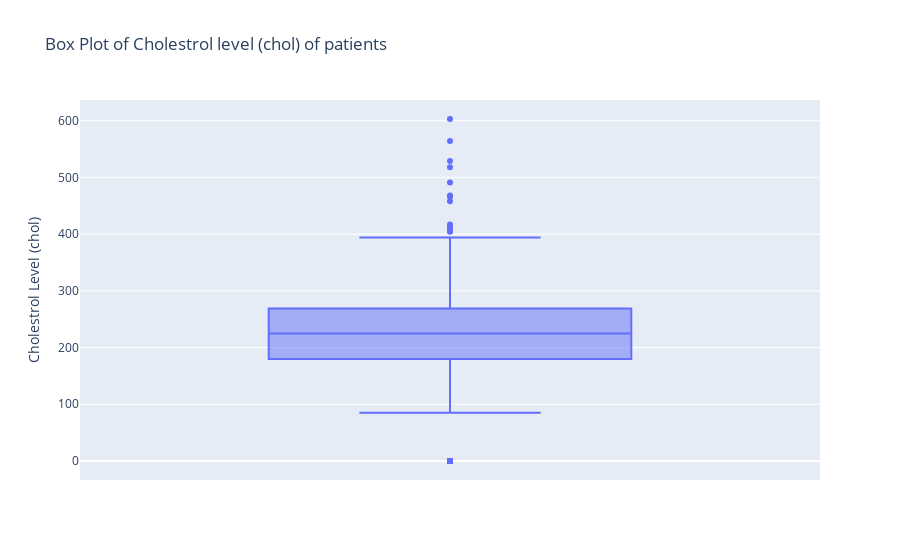

Notebook code for this chart:
### Code cell
# Let's view the cholestrol using interactive boxplot to find outliers
# Create a box plot
fig = px.box(df, y='chol', title='Box Plot of Cholestrol level (chol) of patients',
             labels={'chol': 'Cholestrol Level (chol)'})

# Show the plot
fig.show()

### Figure 1 — Plotly figure (JSON) as saved in the notebook; plotly's stock layout.template omitted (floating-point values rounded to 4 significant figures; data arrays with more than 128 entries replaced by an {"elided": "..."} marker saying what was removed)
{"data": [{"alignmentgroup": "True", "hovertemplate": "Cholestrol Level (chol)=%{y}<extra></extra>", "legendgroup": "", "marker": {"color": "#636efa"}, "name": "", "notched": false, "offsetgroup": "", "orientation": "v", "showlegend": false, "type": "box", "x0": " ", "xaxis": "x", "y": {"elided": "912 float values"}, "y0": " ", "yaxis": "y"}], "layout": {"boxmode": "group", "legend": {"tracegroupgap": 0}, "title": {"text": "Box Plot of Cholestrol level (chol) of patients"}, "xaxis": {"anchor": "y", "domain": [0, 1]}, "yaxis": {"anchor": "x", "domain": [0, 1], "title": {"text": "Cholestrol Level (chol)"}}}}
